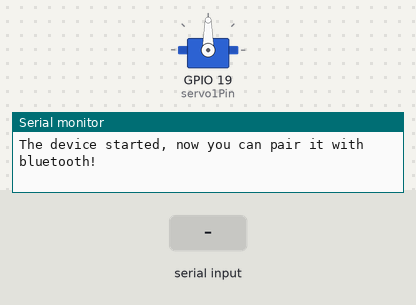
A sketch run on a simulated ESP32. On the bench: servo, the last lines printed to the serial monitor. The inputs (shaded band) are chosen by the test bench. Nothing arrives over Bluetooth unless stated.

Above: at 1.2 s.
1.3 s: "30,150\n" received over the second serial link
At 2.1 s:
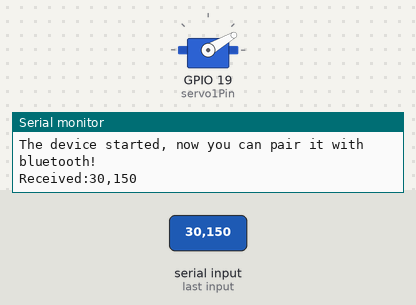
2.8 s: "5\n" received over the second serial link
At 3.1 s:
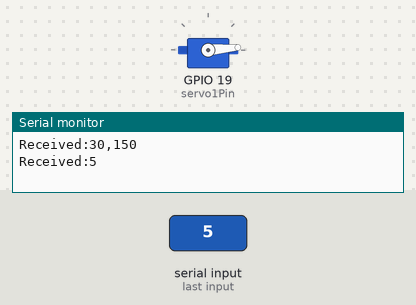
4.3 s: "90,45\n" received over the second serial link
At 5.4 s:
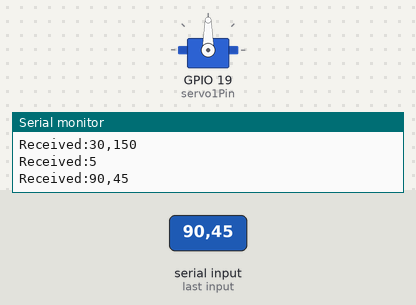
Timing chart, 0 to 7.3 s (numbered marks = the images above; inputs shaded):
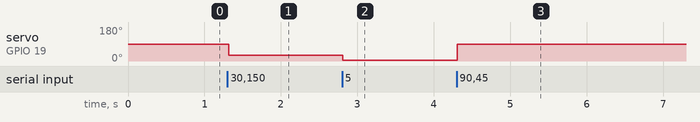

The sketch:

ESP32_Servo.ino
```cpp
//kontrol servo dengan bluetooth
#include <Servo_ESP32.h>

static const int servo1Pin = 19;

Servo_ESP32 servo1;

int servo1Angle =90;
int servo1AngleMin =0;
int servo1AngleMax = 180;

#include "BluetoothSerial.h"
#if !defined(CONFIG_BT_ENABLED) || !defined(CONFIG_BLUEDROID_ENABLED)
#error Bluetooth is not enabled! Please run `make menuconfig` to and enable it
#endif

BluetoothSerial SerialBT;
String inData;

char receivedChar;// received value will be stored as CHAR in this variable

void setup() {
  Serial.begin(115200);
  SerialBT.begin("ESP32_Servo"); //Bluetooth device name
  Serial.println("The device started, now you can pair it with bluetooth!");

    servo1.attach(servo1Pin);

}

void loop() {


  if (Serial.available()) {
    SerialBT.write(Serial.read());

  }
  while (SerialBT.available() ) {
    receivedChar =(char)SerialBT.read();
    inData += receivedChar;
        if (receivedChar == '\n')
        {
    SerialBT.print("Received:");// write on BT app
    SerialBT.println(inData);// write on BT app

    Serial.print("Received:");//print on Serial Monitor
    Serial.println(inData); //print on Serial Monitor

    servo1Angle = inData.toInt() ;//convert it to integer

    if(servo1Angle <=servo1AngleMax && servo1Angle >=servo1AngleMin)
    {
      servo1.write(servo1Angle);//move servo to that angle
    }
           inData = ""; // Clear recieved buffer

        }


  }

        //Serial.println(servo1Angle);
        delay(20);

}
```

Measured:
- after the input at 1.3 s, servo on GPIO 19 (servo1Pin): 90° → 30° at once
- after the input at 2.8 s, servo on GPIO 19 (servo1Pin): 30° → 5° at once
- after the input at 4.3 s, servo on GPIO 19 (servo1Pin): 5° → 90° at once
